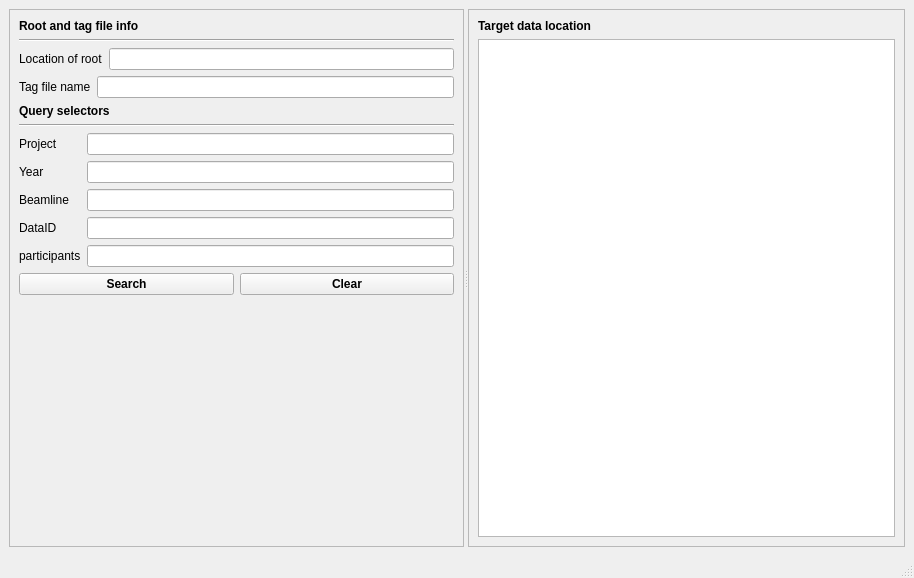
<?xml version="1.0" encoding="UTF-8"?>
<ui version="4.0">
 <class>MainWindow</class>
 <widget class="QMainWindow" name="MainWindow">
  <property name="geometry">
   <rect>
    <x>0</x>
    <y>0</y>
    <width>914</width>
    <height>578</height>
   </rect>
  </property>
  <property name="sizePolicy">
   <sizepolicy hsizetype="Fixed" vsizetype="Preferred">
    <horstretch>0</horstretch>
    <verstretch>0</verstretch>
   </sizepolicy>
  </property>
  <property name="windowTitle">
   <string>MainWindow</string>
  </property>
  <widget class="QWidget" name="centralwidget">
   <layout class="QHBoxLayout" name="horizontalLayout_4">
    <item>
     <widget class="QSplitter" name="splitter">
      <property name="orientation">
       <enum>Qt::Horizontal</enum>
      </property>
      <widget class="QFrame" name="frame">
       <property name="frameShape">
        <enum>QFrame::StyledPanel</enum>
       </property>
       <property name="frameShadow">
        <enum>QFrame::Raised</enum>
       </property>
       <layout class="QVBoxLayout" name="verticalLayout">
        <item>
         <widget class="QLabel" name="label_10">
          <property name="font">
           <font>
            <weight>75</weight>
            <bold>true</bold>
           </font>
          </property>
          <property name="text">
           <string>Root and tag file info</string>
          </property>
         </widget>
        </item>
        <item>
         <widget class="Line" name="line_2">
          <property name="orientation">
           <enum>Qt::Horizontal</enum>
          </property>
         </widget>
        </item>
        <item>
         <layout class="QHBoxLayout" name="horizontalLayout">
          <item>
           <widget class="QLabel" name="label_6">
            <property name="text">
             <string>Location of root</string>
            </property>
           </widget>
          </item>
          <item>
           <widget class="QLineEdit" name="lineEdit_root"/>
          </item>
         </layout>
        </item>
        <item>
         <layout class="QHBoxLayout" name="horizontalLayout_2">
          <item>
           <widget class="QLabel" name="label_8">
            <property name="text">
             <string>Tag file name</string>
            </property>
           </widget>
          </item>
          <item>
           <widget class="QLineEdit" name="lineEdit_tagname"/>
          </item>
         </layout>
        </item>
        <item>
         <widget class="QLabel" name="label_7">
          <property name="font">
           <font>
            <weight>75</weight>
            <bold>true</bold>
           </font>
          </property>
          <property name="text">
           <string>Query selectors</string>
          </property>
         </widget>
        </item>
        <item>
         <widget class="Line" name="line">
          <property name="orientation">
           <enum>Qt::Horizontal</enum>
          </property>
         </widget>
        </item>
        <item>
         <layout class="QGridLayout" name="gridLayout">
          <item row="0" column="0">
           <widget class="QLabel" name="label">
            <property name="sizePolicy">
             <sizepolicy hsizetype="Fixed" vsizetype="Preferred">
              <horstretch>0</horstretch>
              <verstretch>0</verstretch>
             </sizepolicy>
            </property>
            <property name="text">
             <string>Project</string>
            </property>
           </widget>
          </item>
          <item row="0" column="1">
           <widget class="QLineEdit" name="lineEdit_project">
            <property name="sizePolicy">
             <sizepolicy hsizetype="Preferred" vsizetype="Preferred">
              <horstretch>0</horstretch>
              <verstretch>0</verstretch>
             </sizepolicy>
            </property>
            <property name="minimumSize">
             <size>
              <width>200</width>
              <height>0</height>
             </size>
            </property>
           </widget>
          </item>
          <item row="1" column="0">
           <widget class="QLabel" name="label_2">
            <property name="sizePolicy">
             <sizepolicy hsizetype="Fixed" vsizetype="Preferred">
              <horstretch>0</horstretch>
              <verstretch>0</verstretch>
             </sizepolicy>
            </property>
            <property name="text">
             <string>Year</string>
            </property>
           </widget>
          </item>
          <item row="1" column="1">
           <widget class="QLineEdit" name="lineEdit_year">
            <property name="sizePolicy">
             <sizepolicy hsizetype="Preferred" vsizetype="Fixed">
              <horstretch>0</horstretch>
              <verstretch>0</verstretch>
             </sizepolicy>
            </property>
            <property name="minimumSize">
             <size>
              <width>200</width>
              <height>0</height>
             </size>
            </property>
           </widget>
          </item>
          <item row="2" column="0">
           <widget class="QLabel" name="label_4">
            <property name="sizePolicy">
             <sizepolicy hsizetype="Fixed" vsizetype="Preferred">
              <horstretch>0</horstretch>
              <verstretch>0</verstretch>
             </sizepolicy>
            </property>
            <property name="text">
             <string>Beamline</string>
            </property>
           </widget>
          </item>
          <item row="2" column="1">
           <widget class="QLineEdit" name="lineEdit_beamline">
            <property name="sizePolicy">
             <sizepolicy hsizetype="Preferred" vsizetype="Minimum">
              <horstretch>0</horstretch>
              <verstretch>0</verstretch>
             </sizepolicy>
            </property>
            <property name="minimumSize">
             <size>
              <width>200</width>
              <height>0</height>
             </size>
            </property>
           </widget>
          </item>
          <item row="3" column="0">
           <widget class="QLabel" name="label_3">
            <property name="sizePolicy">
             <sizepolicy hsizetype="Fixed" vsizetype="Preferred">
              <horstretch>0</horstretch>
              <verstretch>0</verstretch>
             </sizepolicy>
            </property>
            <property name="text">
             <string>DataID</string>
            </property>
           </widget>
          </item>
          <item row="3" column="1">
           <widget class="QLineEdit" name="lineEdit_dataid">
            <property name="sizePolicy">
             <sizepolicy hsizetype="Preferred" vsizetype="Fixed">
              <horstretch>0</horstretch>
              <verstretch>0</verstretch>
             </sizepolicy>
            </property>
            <property name="minimumSize">
             <size>
              <width>200</width>
              <height>0</height>
             </size>
            </property>
           </widget>
          </item>
          <item row="4" column="0">
           <widget class="QLabel" name="label_5">
            <property name="sizePolicy">
             <sizepolicy hsizetype="Fixed" vsizetype="Preferred">
              <horstretch>0</horstretch>
              <verstretch>0</verstretch>
             </sizepolicy>
            </property>
            <property name="text">
             <string>participants</string>
            </property>
           </widget>
          </item>
          <item row="4" column="1">
           <widget class="QLineEdit" name="lineEdit_participants">
            <property name="sizePolicy">
             <sizepolicy hsizetype="Preferred" vsizetype="Fixed">
              <horstretch>0</horstretch>
              <verstretch>0</verstretch>
             </sizepolicy>
            </property>
            <property name="minimumSize">
             <size>
              <width>200</width>
              <height>0</height>
             </size>
            </property>
           </widget>
          </item>
         </layout>
        </item>
        <item>
         <layout class="QHBoxLayout" name="horizontalLayout_3">
          <item>
           <widget class="QPushButton" name="pushButton_search">
            <property name="font">
             <font>
              <weight>75</weight>
              <bold>true</bold>
             </font>
            </property>
            <property name="text">
             <string>Search</string>
            </property>
           </widget>
          </item>
          <item>
           <widget class="QPushButton" name="pushButton_clear">
            <property name="font">
             <font>
              <weight>75</weight>
              <bold>true</bold>
             </font>
            </property>
            <property name="text">
             <string>Clear</string>
            </property>
           </widget>
          </item>
         </layout>
        </item>
        <item>
         <spacer name="verticalSpacer">
          <property name="orientation">
           <enum>Qt::Vertical</enum>
          </property>
          <property name="sizeHint" stdset="0">
           <size>
            <width>20</width>
            <height>40</height>
           </size>
          </property>
         </spacer>
        </item>
       </layout>
      </widget>
      <widget class="QFrame" name="frame_2">
       <property name="frameShape">
        <enum>QFrame::StyledPanel</enum>
       </property>
       <property name="frameShadow">
        <enum>QFrame::Raised</enum>
       </property>
       <layout class="QVBoxLayout" name="verticalLayout_2">
        <item>
         <widget class="QLabel" name="label_9">
          <property name="font">
           <font>
            <weight>75</weight>
            <bold>true</bold>
           </font>
          </property>
          <property name="text">
           <string>Target data location</string>
          </property>
         </widget>
        </item>
        <item>
         <widget class="QTextEdit" name="textEdit_location_box"/>
        </item>
       </layout>
      </widget>
     </widget>
    </item>
   </layout>
  </widget>
  <widget class="QMenuBar" name="menubar">
   <property name="geometry">
    <rect>
     <x>0</x>
     <y>0</y>
     <width>914</width>
     <height>22</height>
    </rect>
   </property>
  </widget>
  <widget class="QStatusBar" name="statusbar"/>
 </widget>
 <resources/>
 <connections/>
</ui>
